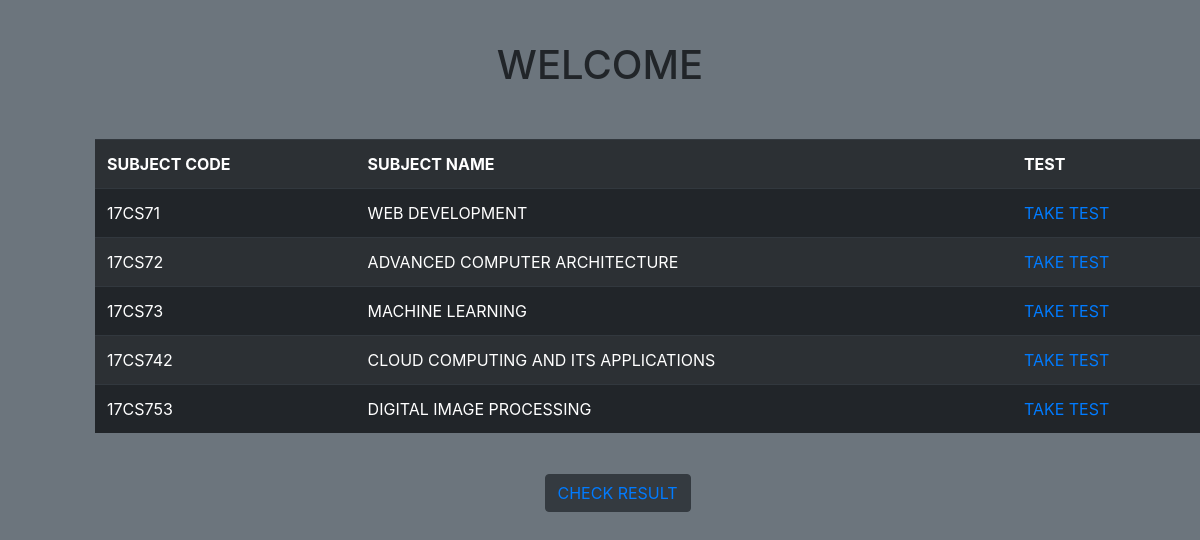
Screenshot of /student.php?usn=1dt17cs081 with the database file from the repository.
### tables this page shows
CREATE TABLE `subjects` (
  `subject_id` varchar(10) NOT NULL,
  `subject_name` varchar(100) DEFAULT NULL,
  `sem` int(2) DEFAULT NULL
);

### student.php (the view, shortened to what this page needs)
<!DOCTYPE html>
<html lang="en">
    <head>
        <link href="//maxcdn.bootstrapcdn.com/bootstrap/4.0.0/css/bootstrap.min.css" rel="stylesheet" id="bootstrap-css">
    </head>
    <body class="bg-secondary">
        <div class="container  pt-3">
            <h1 style="text-align: center;">Welcome <?php echo $_SESSION['name']; ?></h1>
            <?php
                require "connection.php";
                $usn=$_GET['usn'];
                $query="select subject_id,subject_name from subjects where sem = (select sem from users where id='$usn');";
                $execute=$database->query($query);
                if ($execute->num_rows > 0) {
            ?>
                    <table class='table table-striped table-hover table-dark'>
                        <tr>
                            <th>SUBJECT CODE</th>
                            <th>SUBJECT NAME</th>
                            <th>TEST</th>
                        </tr>
                    <?php while($row = $execute->fetch_assoc()) {?>
                        <tr>
                            <td><?php echo $row['subject_id']?></td>
                            <td><?php echo $row['subject_name'] ?></td>
                            <td><a href=check_test.php?code=<?php echo $row['subject_id']?> >Take Test</a></td>
                        </tr>
                    <?php } ?>
                    </table>
                <?php } ?>
            <button class="btn btn-dark" style="margin-left: 45%;"><a href='result.php'>CHECK RESULT</button>
        </div>
    </body>
</html>

### student.php (style rules this page uses)
body { text-transform: uppercase; }
table { margin: 50px; }
h1,button { margin: 25px; }

### rows the page displays
subjects: subject_id "17CS71", subject_name "WEB DEVELOPMENT"
subjects: subject_id "17CS72", subject_name "ADVANCED COMPUTER ARCHITECTURE"
subjects: subject_id "17CS73", subject_name "MACHINE LEARNING"
subjects: subject_id "17CS742", subject_name "CLOUD COMPUTING AND ITS APPLICATIONS"
subjects: subject_id "17CS753", subject_name "DIGITAL IMAGE PROCESSING"
